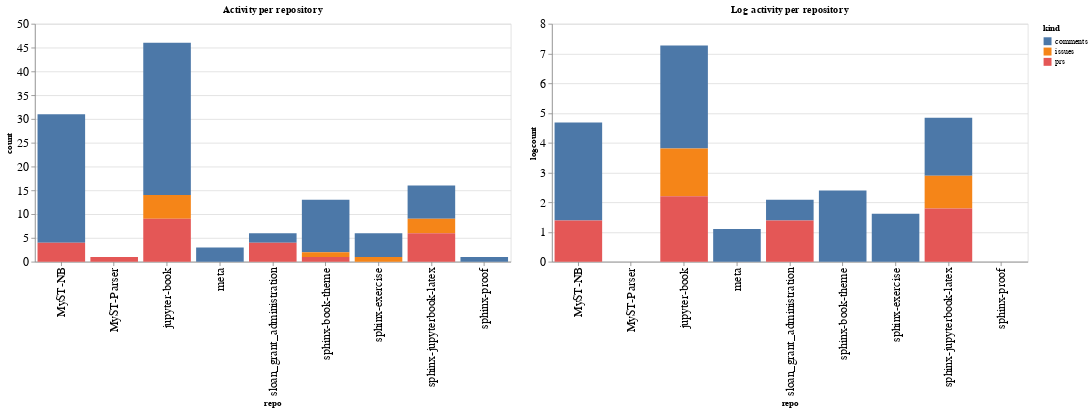

Notebook source saved alongside this figure:
### Code cell
ch1 = alt.Chart(repo_summaries, width=600, title="Activity per repository").mark_bar().encode(
    x='repo',
    y='count',
    color='kind',
    tooltip="kind"
)

ch2 = alt.Chart(repo_summaries, width=600, title="Log activity per repository").mark_bar().encode(
    x='repo',
    y='logcount',
    color='kind',
    tooltip="kind"
)

ch1 | ch2

### Figure 1 — Vega-Lite specification as saved in the notebook (floating-point values rounded to 4 significant figures)
{"config": {"axisLeft": {"labelFontSize": 15}, "axisBottom": {"labelFontSize": 15}}, "hconcat": [{"mark": "bar", "encoding": {"color": {"type": "nominal", "field": "kind"}, "tooltip": {"type": "nominal", "field": "kind"}, "x": {"type": "nominal", "field": "repo"}, "y": {"type": "quantitative", "field": "count"}}, "title": "Activity per repository", "width": 600}, {"mark": "bar", "encoding": {"color": {"type": "nominal", "field": "kind"}, "tooltip": {"type": "nominal", "field": "kind"}, "x": {"type": "nominal", "field": "repo"}, "y": {"type": "quantitative", "field": "logcount"}}, "title": "Log activity per repository", "width": 600}], "data": {"name": "data-e509289541dbde9cbce58873c30e7789"}, "$schema": "https://vega.github.io/schema/vega-lite/v4.8.1.json", "datasets": {"data-e509289541dbde9cbce58873c30e7789": [{"repo": "MyST-NB", "kind": "comments", "count": 27, "logcount": 3.296}, {"repo": "MyST-NB", "kind": "prs", "count": 4, "logcount": 1.386}, {"repo": "MyST-Parser", "kind": "prs", "count": 1, "logcount": 0.0}, {"repo": "jupyter-book", "kind": "comments", "count": 32, "logcount": 3.466}, {"repo": "jupyter-book", "kind": "issues", "count": 5, "logcount": 1.609}, {"repo": "jupyter-book", "kind": "prs", "count": 9, "logcount": 2.197}, {"repo": "meta", "kind": "comments", "count": 3, "logcount": 1.099}, {"repo": "sloan_grant_administration", "kind": "comments", "count": 2, "logcount": 0.6931}, {"repo": "sloan_grant_administration", "kind": "prs", "count": 4, "logcount": 1.386}, {"repo": "sphinx-book-theme", "kind": "comments", "count": 11, "logcount": 2.398}, {"repo": "sphinx-book-theme", "kind": "issues", "count": 1, "logcount": 0.0}, {"repo": "sphinx-book-theme", "kind": "prs", "count": 1, "logcount": 0.0}, {"repo": "sphinx-exercise", "kind": "comments", "count": 5, "logcount": 1.609}, {"repo": "sphinx-exercise", "kind": "issues", "count": 1, "logcount": 0.0}, {"repo": "sphinx-jupyterbook-latex", "kind": "comments", "count": 7, "logcount": 1.946}, {"repo": "sphinx-jupyterbook-latex", "kind": "issues", "count": 3, "logcount": 1.099}, {"repo": "sphinx-jupyterbook-latex", "kind": "prs", "count": 6, "logcount": 1.792}, {"repo": "sphinx-proof", "kind": "comments", "count": 1, "logcount": 0.0}]}}
